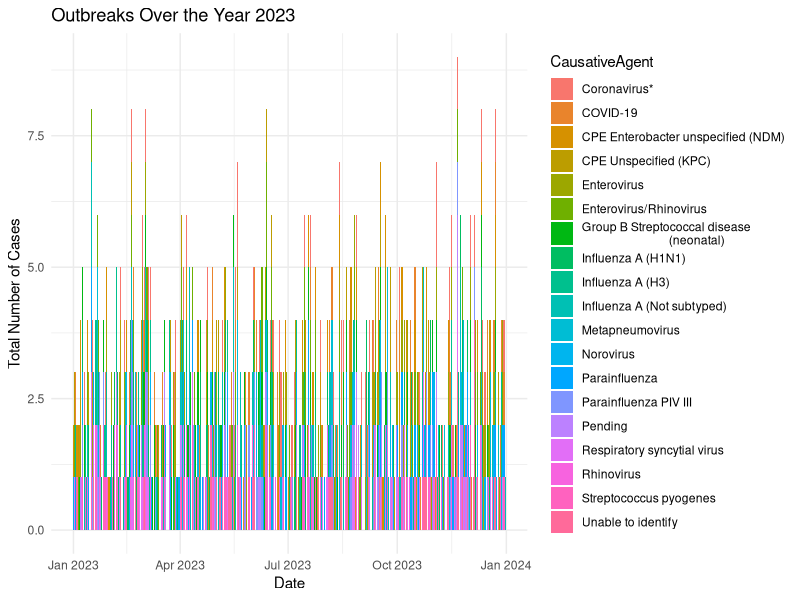

The R source for this figure:
#### Preamble ####
# Purpose: Simulate 
# Author: Owais Zahid
# Email: owais.zahid@mail.utoronto.ca
# Date: 22 January 2024
# Prerequisites: Know where to obtain outbreak data


### Workspace setup ###
library(tidyverse)

### Setting prime number seed ###
set.seed(479)

# Step 1: Generate random data
# choosing 1067 as the number of entries as that is the dataset's size
n_entries <- 1067
start_date <- as.Date("2023-01-01")
end_date <- as.Date("2023-12-31")

dates <- sample(seq(start_date, end_date, by = "day"), n_entries, replace = TRUE)
institutions <- sample(letters, n_entries, replace = TRUE)
causative_agents <- sample(c("COVID-19", "Parainfluenza", 
                             "Respiratory syncytial virus", 
                             "Coronavirus*", "Metapneumovirus", 
                             "Influenza A (Not subtyped)", 
                             "Pending", "Unable to identify",
                             "Norovirus", "Influenza A (H3)", 
                             "Rhinovirus", "Group B Streptococcal disease
                             (neonatal)", 
                             "Influenza A (H1N1)", 
                             "Enterovirus/Rhinovirus", 
                             "Enterovirus", 
                             "Parainfluenza PIV III", "Streptococcus pyogenes",
                             "CPE Enterobacter unspecified (NDM)", 
                             "CPE Unspecified (KPC)"), 
                           n_entries, replace = TRUE)

data <- data.frame(Date = dates, Institution = institutions, CausativeAgent = causative_agents)

# Step 2: Create histogram
data %>%
  group_by(Date, CausativeAgent) %>%
  summarise(Count = n()) %>%
  ggplot(aes(x = Date, y = Count, fill = CausativeAgent)) +
  geom_bar(stat = "identity", position = "stack") +
  labs(title = "Outbreaks Over the Year 2023",
       x = "Date",
       y = "Total Number of Cases") +
  theme_minimal()

